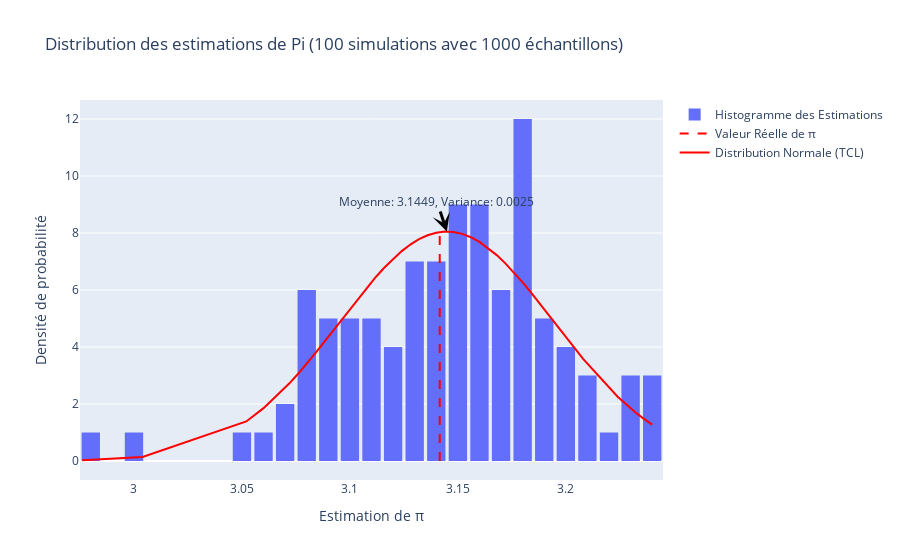
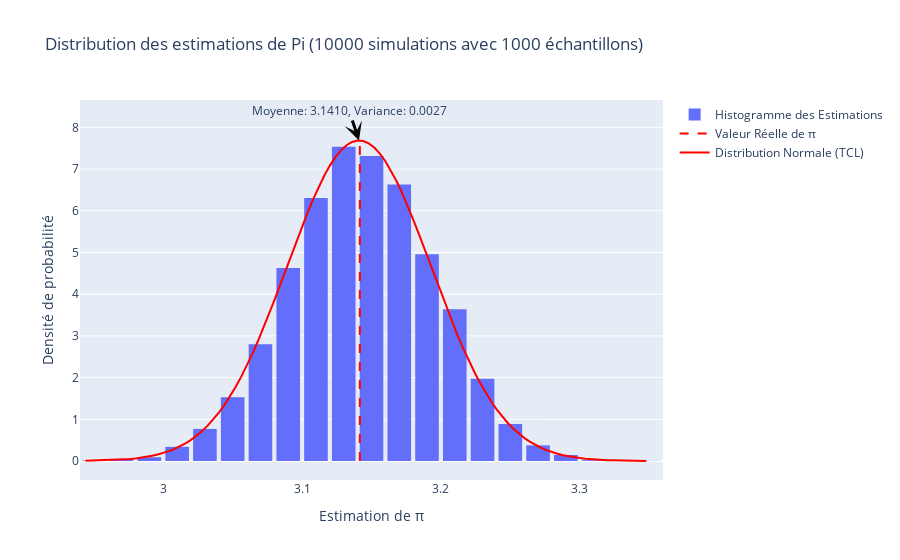

These figures' notebook cell, in order:
### Code cell
def create_pi_estimation_graph(num_simulations, num_samples):
    pi_estimates = [estimate_pi_monte_carlo(num_samples) for _ in range(num_simulations)]
    mean_estimate = np.mean(pi_estimates)
    variance_estimate = np.var(pi_estimates)
    normal_distribution = norm.pdf(sorted(pi_estimates), mean_estimate, np.sqrt(variance_estimate))

    fig = go.Figure()
    fig.add_trace(go.Histogram(x=pi_estimates, nbinsx=40, opacity=1, name='Histogramme des Estimations', histnorm='probability density'))
    fig.add_trace(go.Scatter(x=[np.pi, np.pi], y=[0, max(normal_distribution)], mode='lines', line=dict(color='red', dash='dash'), name='Valeur Réelle de π'))
    fig.add_trace(go.Scatter(x=sorted(pi_estimates), y=normal_distribution, mode='lines', line=dict(color='red'), name='Distribution Normale (TCL)'))
    fig.update_layout(
        title=f'Distribution des estimations de Pi ({num_simulations} simulations avec {num_samples} échantillons)',
        xaxis_title='Estimation de π',
        yaxis_title='Densité de probabilité',
        bargap=0.15
    )
    fig.add_annotation(
        x=mean_estimate,
        y=max(normal_distribution),
        text=f"Moyenne: {mean_estimate:.4f}, Variance: {variance_estimate:.4f}",
        showarrow=True,
        arrowwidth=3,
        arrowhead=3,
        arrowcolor="black",
        font_size=12
    )
    return fig

fig_100 = create_pi_estimation_graph(100, 1000)
fig_100.show()

fig_10000 = create_pi_estimation_graph(10000, 1000)
fig_10000.show()

### Figure 1 — Plotly figure (JSON) as saved in the notebook; plotly's stock layout.template omitted (floating-point values rounded to 4 significant figures)
{"data": [{"histnorm": "probability density", "name": "Histogramme des Estimations", "nbinsx": 40, "opacity": 1, "type": "histogram", "x": [3.208, 3.116, 3.004, 3.176, 3.18, 3.136, 3.132, 3.18, 3.148, 3.14, 3.196, 3.108, 3.16, 3.156, 3.16, 3.18, 3.084, 3.192, 3.096, 3.232, 3.136, 3.224, 3.096, 3.052, 3.112, 3.148, 3.196, 3.104, 3.188, 3.128, 3.2, 3.076, 3.152, 3.132, 3.092, 3.156, 3.148, 3.112, 3.132, 3.152, 3.132, 3.1, 3.236, 3.176, 3.176, 3.06, 3.172, 3.172, 3.128, 3.156, 3.184, 3.156, 3.208, 3.14, 3.116, 3.084, 3.176, 3.088, 3.156, 3.172, 3.144, 3.228, 3.132, 3.192, 3.144, 3.156, 3.192, 3.18, 3.168, 3.096, 3.176, 3.088, 3.208, 3.18, 3.076, 3.168, 2.976, 3.168, 3.156, 3.24, 3.124, 3.076, 3.112, 3.152, 3.196, 3.184, 3.072, 3.076, 3.108, 3.148, 3.148, 3.232, 3.188, 3.088, 3.12, 3.14, 3.152, 3.24, 3.088, 3.072]}, {"line": {"color": "red", "dash": "dash"}, "mode": "lines", "name": "Valeur Réelle de π", "type": "scatter", "x": [3.142, 3.142], "y": [0, 8.05]}, {"line": {"color": "red"}, "mode": "lines", "name": "Distribution Normale (TCL)", "type": "scatter", "x": [2.976, 3.004, 3.052, 3.06, 3.072, 3.072, 3.076, 3.076, 3.076, 3.076, 3.084, 3.084, 3.088, 3.088, 3.088, 3.088, 3.092, 3.096, 3.096, 3.096, 3.1, 3.104, 3.108, 3.108, 3.112, 3.112, 3.112, 3.116, 3.116, 3.12, 3.124, 3.128, 3.128, 3.132, 3.132, 3.132, 3.132, 3.132, 3.136, 3.136, 3.14, 3.14, 3.14, 3.144, 3.144, 3.148, 3.148, 3.148, 3.148, 3.148, 3.152, 3.152, 3.152, 3.152, 3.156, 3.156, 3.156, 3.156, 3.156, 3.156, 3.156, 3.16, 3.16, 3.168, 3.168, 3.168, 3.172, 3.172, 3.172, 3.176, 3.176, 3.176, 3.176, 3.176, 3.18, 3.18, 3.18, 3.18, 3.18, 3.184, 3.184, 3.188, 3.188, 3.192, 3.192, 3.192, 3.196, 3.196, 3.196, 3.2, 3.208, 3.208, 3.208, 3.224, 3.228, 3.232, 3.232, 3.236, 3.24, 3.24], "y": [0.02412, 0.1411, 1.388, 1.854, 2.726, 2.726, 3.06, 3.06, 3.06, 3.06, 3.781, 3.781, 4.162, 4.162, 4.162, 4.162, 4.552, 4.945, 4.945, 4.945, 5.338, 5.725, 6.1, 6.1, 6.457, 6.457, 6.457, 6.79, 6.79, 7.095, 7.365, 7.595, 7.595, 7.782, 7.782, 7.782, 7.782, 7.782, 7.922, 7.922, 8.012, 8.012, 8.012, 8.05, 8.05, 8.036, 8.036, 8.036, 8.036, 8.036, 7.969, 7.969, 7.969, 7.969, 7.852, 7.852, 7.852, 7.852, 7.852, 7.852, 7.852, 7.687, 7.687, 7.223, 7.223, 7.223, 6.934, 6.934, 6.934, 6.613, 6.613, 6.613, 6.613, 6.613, 6.266, 6.266, 6.266, 6.266, 6.266, 5.899, 5.899, 5.517, 5.517, 5.127, 5.127, 5.127, 4.733, 4.733, 4.733, 4.341, 3.581, 3.581, 3.581, 2.253, 1.974, 1.719, 1.719, 1.487, 1.277, 1.277]}], "layout": {"annotations": [{"arrowcolor": "black", "arrowhead": 3, "arrowwidth": 3, "font": {"size": 12}, "showarrow": true, "text": "Moyenne: 3.1449, Variance: 0.0025", "x": 3.145, "y": 8.05}], "bargap": 0.15, "title": {"text": "Distribution des estimations de Pi (100 simulations avec 1000 échantillons)"}, "xaxis": {"title": {"text": "Estimation de π"}}, "yaxis": {"title": {"text": "Densité de probabilité"}}}}

### Figure 2 — Plotly figure (JSON) as saved in the notebook; plotly's stock layout.template omitted (floating-point values rounded to 4 significant figures; data arrays with more than 128 entries replaced by an {"elided": "..."} marker saying what was removed)
{"data": [{"histnorm": "probability density", "name": "Histogramme des Estimations", "nbinsx": 40, "opacity": 1, "type": "histogram", "x": {"elided": "10000 float values"}}, {"line": {"color": "red", "dash": "dash"}, "mode": "lines", "name": "Valeur Réelle de π", "type": "scatter", "x": [3.142, 3.142], "y": [0, 7.685]}, {"line": {"color": "red"}, "mode": "lines", "name": "Distribution Normale (TCL)", "type": "scatter", "x": {"elided": "10000 float values"}, "y": {"elided": "10000 float values"}}], "layout": {"annotations": [{"arrowcolor": "black", "arrowhead": 3, "arrowwidth": 3, "font": {"size": 12}, "showarrow": true, "text": "Moyenne: 3.1410, Variance: 0.0027", "x": 3.141, "y": 7.685}], "bargap": 0.15, "title": {"text": "Distribution des estimations de Pi (10000 simulations avec 1000 échantillons)"}, "xaxis": {"title": {"text": "Estimation de π"}}, "yaxis": {"title": {"text": "Densité de probabilité"}}}}
